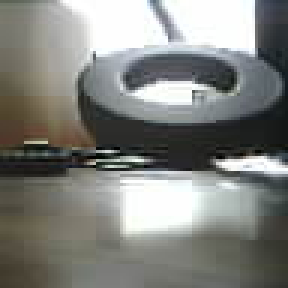
#> input picture Software/post_photos/frame1.jpg, 96 x 96 px (shown 3 times larger)
$ python ssd_corners.py
#> lines starting #> are read from the running program, lines starting #| are printed output that depends on the picture; after the words box and inside, x2 and y2 are one past the last pixel; in counts of white or black regions, pixels touching at a corner belong together
import cv2
import numpy as np
import math

import matplotlib.pyplot as plt


# Based on: https://www.youtube.com/watch?v=IjPLZ3hjU1A&list=PL2zRqk16wsdoYzrWStffqBAoUY8XdvatV&index=3
def partial_d(video, x, y, t):
    i_x = (float(video[t][y][x+1]) + float(video[t][y+1][x+1]) + float(video[t+1][y][x+1]) + float(video[t+1][y+1][x+1])) - \
          (float(video[t][y][x  ]) + float(video[t][y+1][x  ]) + float(video[t+1][y][x  ]) + float(video[t+1][y+1][x  ]))
    i_y = (float(video[t][y+1][x]) + float(video[t][y+1][x+1]) + float(video[t+1][y+1][x]) + float(video[t+1][y+1][x+1])) - \
          (float(video[t][y  ][x]) + float(video[t][y  ][x+1]) + float(video[t+1][y  ][x]) + float(video[t+1][y  ][x+1]))
    i_t = (float(video[t+1][y][x]) + float(video[t+1][y+1][x]) + float(video[t+1][y][x+1]) + float(video[t+1][y+1][x+1])) - \
          (float(video[t  ][y][x]) + float(video[t  ][y+1][x]) + float(video[t  ][y][x+1]) + float(video[t  ][y+1][x+1]))

    return (i_x/4, i_y/4, i_t/4)

def getMask(vid):
    # Returns an (Y,X) bit mask for the pixels that are the most likely to contain feature edges worth tracking
    T,Y,X = vid.shape

    window_size = 3
    os = window_size//2 ## offset

    epsilon = 1e-5
    IXes = np.zeros((Y,X))
    IYes = np.zeros((Y,X))
    ICs  = np.zeros((Y,X))
    mask = np.zeros((Y,X))

    for y in range(Y-window_size):
        for x in range(X-window_size):
            M = np.zeros((2,2))
            for _x in range(x, x+window_size):
                for _y in range(y, y+window_size):
                    ix,iy,_ = partial_d(vid,x,y,t=0)
                    M[0][0] += ix**2
                    M[0][1] += ix*iy
                    M[1][0] += ix*iy
                    M[1][1] += iy**2
            eival, eivec = np.linalg.eig(M)
            # print(eival)
            IXes[y,x] = eival[0]
            IYes[y,x] = eival[1]
            ICs [y,x] = IXes[y,x] + IYes[y,x] + IXes[y,x] * IYes[y,x]   # ends up as all zeroes if we do the proper I_X * I_Y as specified in the Harris corner detector

            # TODO: optimize runtime to reduce redundant calculations of each derivative

    # Normalize ranges to max 250 for comprehensibility
    mx = ICs.max()
    IXes *= 250/mx
    IYes *= 250/mx
    ICs  *= 250/mx


    # ignore all pixels below 50 for the sake of faster compute of flow
    for y in range(Y-window_size):
        for x in range(X-window_size):
            mask[y,x] = np.sign(ICs[y,x] - 50)

    return mask

def plotUV(U,V):
    # print(U,V)
    # https://matplotlib.org/stable/gallery/images_contours_and_fields/quiver_simple_demo.html#sphx-glr-gallery-images-contours-and-fields-quiver-simple-demo-py
    fig, ax = plt.subplots()
    q = ax.quiver(np.arange(U.shape[0])*5, np.arange(U.shape[1])*5, U, V, scale=25)
    plt.show()

def get_best_offset_for(patch1, img2, x, y, patch_size, search_area=5):
    Y,X = img2.shape
    best_u = 0
    best_v = 0
    min_diff = 2**20  # some large number

    for y2 in range(-search_area, search_area):
        for x2 in range(-search_area, search_area):
            _y = y+y2
            _x = x+x2
            if not (0 <= _y < Y-patch_size and 0 <= _x < X-patch_size):
                # print(f"Skipping ({x2},{y2})")
                continue
            # else:
                # print(f"Processing ({x2},{y2})")
            patch2 = img2[_y:_y+patch_size, _x:_x+patch_size]
            if patch2.shape != patch1.shape:
                # print("Mismatch in shapes:")
                # print(patch1.shape)
                # print(patch2.shape)
                continue
            diff = ssd(patch1, patch2)
            if diff < min_diff:
                min_diff = diff
                best_u = x2
                best_v = y2

    return (best_u, best_v)

def ssd(patch1, patch2) -> tuple:
    # Calculate the sum of squared differences between the two patches
    # print("Comparing\n", patch1.shape, "\nvs\n", patch2.shape)
    diff = 0
    for l1, l2 in zip(patch1, patch2):
        for p1, p2 in zip(l1, l2):
            diff += (float(p1)-float(p2))**2
    return diff


img0 = cv2.imread('frame1.jpg',0)
#> img0: shape (96, 96); min 0, max 255, mean 129.3
img1 = cv2.imread('frame2.jpg',0)
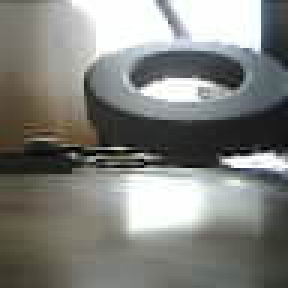
#> input picture Software/post_photos/frame2.jpg, 96 x 96 px (shown 3 times larger)
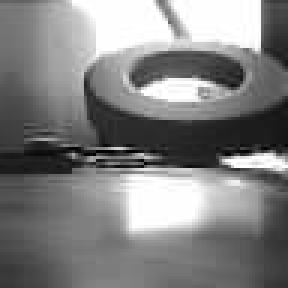
#> img1: shape (96, 96) (shown 3 times larger); min 0, max 255, mean 128.8
vid = np.stack([img0,img1])
mask = getMask(vid)
#> the loop in getMask, `for y in range(Y-window_size):` made 93 passes
#> after the loop in getMask, `for y in range(Y-window_size):`:
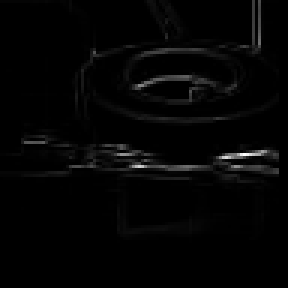
#> ICs: shape (96, 96) float64 (shown 3 times larger); min 0, max 172874.2, mean 3162.8; drawn with min black and max white
#> after the loop in getMask, `for y in range(Y-window_size):`:
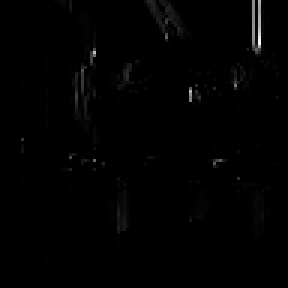
#> IXes: shape (96, 96) float64 (shown 3 times larger); min -7.28e-12, max 73793.2, mean 565.1; drawn with min black and max white
#> after the loop in getMask, `for y in range(Y-window_size):`:
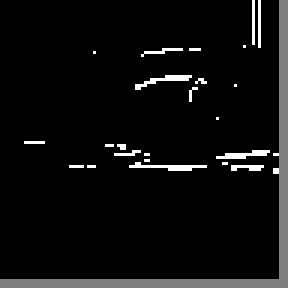
#> mask: shape (96, 96) float64 (shown 3 times larger); min -1, max 1, mean -0.89; drawn with min black and max white


X=Y=96
s=5
U = np.zeros((Y//s, X//s))
V = np.zeros((Y//s, X//s))

for y in range(0, Y-s+1):
    for x in range(0, X-s+1):
        if mask[y,x] < 1: continue # skip pixels that are unlikely to have strong correspondence

        patch0 = img0[y:y+s, x:x+s]

        u,v = get_best_offset_for(patch0, img1, x,y,s)
        U[y//s][x//s] = u
        V[y//s][x//s] = v

        patch1 = img1[y+v:y+v+s, x+u:x+u+s]

cv2.imshow(f"Image at time t=0: ", cv2.resize(img0,     (400,400), interpolation=cv2.INTER_NEAREST))
cv2.imshow(f"Image at time t=1: ", cv2.resize(img1,     (400,400), interpolation=cv2.INTER_NEAREST))
cv2.imshow(f"Corner mask t=0,1  ", cv2.resize(mask*250, (400,400), interpolation=cv2.INTER_NEAREST))
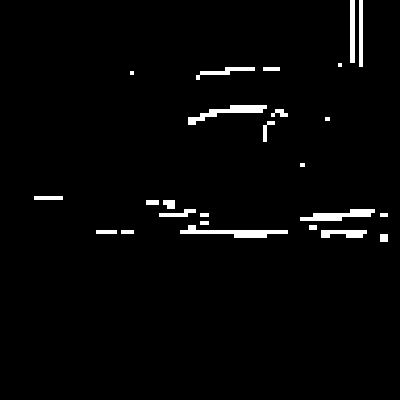
#> window 'Corner mask t=0,1  ': shape (400, 400); 2.4% white; 25 white regions (2 under 20 px), largest, box (x1, y1, x2, y2) and area: (180, 225, 288, 238) 604, (188, 105, 267, 125) 532, (300, 209, 375, 221) 500
plotUV(U,V)
#> in plotUV, `plt.show()`:
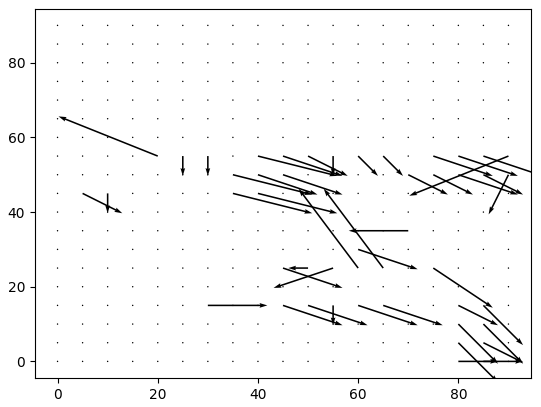
#> figure drawn by matplotlib, 1 panel
cv2.waitKey(0)
cv2.destroyAllWindows()
